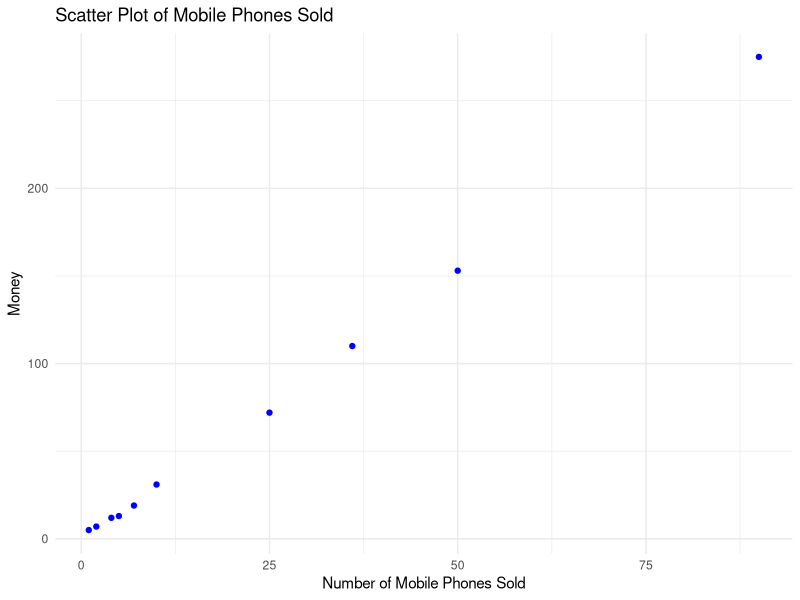

Generate this figure with R:
# Given data
x_values <- c(4, 1, 5, 7, 10, 2, 50, 25, 90, 36)
y_values <- c(12, 5, 13, 19, 31, 7, 153, 72, 275, 110)

# Load the necessary library for plotting
library(ggplot2)

# Create a data frame from the data
data_df <- data.frame(x = x_values, y = y_values)

# Create a scatter plot
ggplot(data_df, aes(x, y)) +
  geom_point(color = "blue") +
  labs(title = "Scatter Plot of Mobile Phones Sold",
       x = "Number of Mobile Phones Sold",
       y = "Money") +
  theme_minimal()
